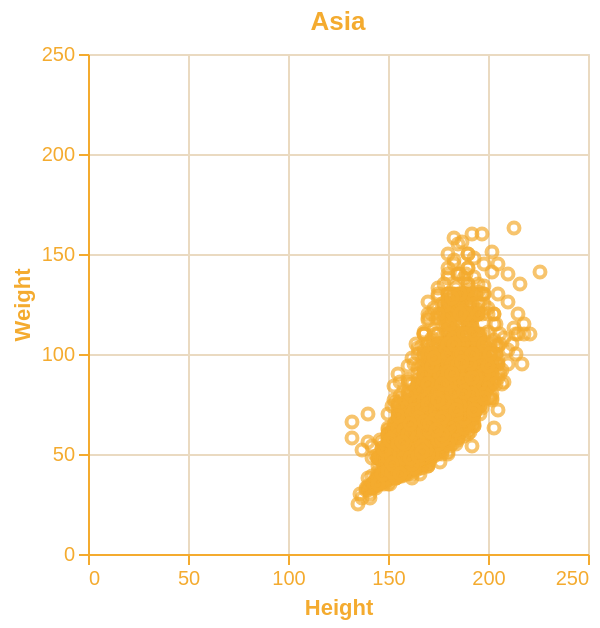

Express this chart as Vega-Lite.
### Vega-Lite specification from a JSON file in a GitHub repository (floating-point values rounded to 4 significant figures; data arrays with more than 128 entries replaced by an {"elided": "..."} marker saying what was removed)
{"$schema": "https://vega.github.io/schema/vega-lite/v5.json", "width": 250, "height": 250, "title": {"text": "Asia", "color": "#F4AB2F"}, "background": "rgba(255, 255, 255, 0)", "data": {"values": {"elided": "15352 records"}}, "mark": "point", "encoding": {"x": {"field": "Height", "type": "quantitative", "scale": {"domain": [0, 250]}}, "y": {"field": "Weight", "type": "quantitative", "scale": {"domain": [0, 250]}}, "color": {"value": "#F4AB2F"}, "tooltip": [{"field": "Height", "type": "quantitative"}, {"field": "Weight", "type": "quantitative"}]}, "config": {"axis": {"domainColor": "#F4AB2F", "labelColor": "#F4AB2F", "tickColor": "#F4AB2F", "titleColor": "#F4AB2F", "gridColor": "#eadac1"}}}
